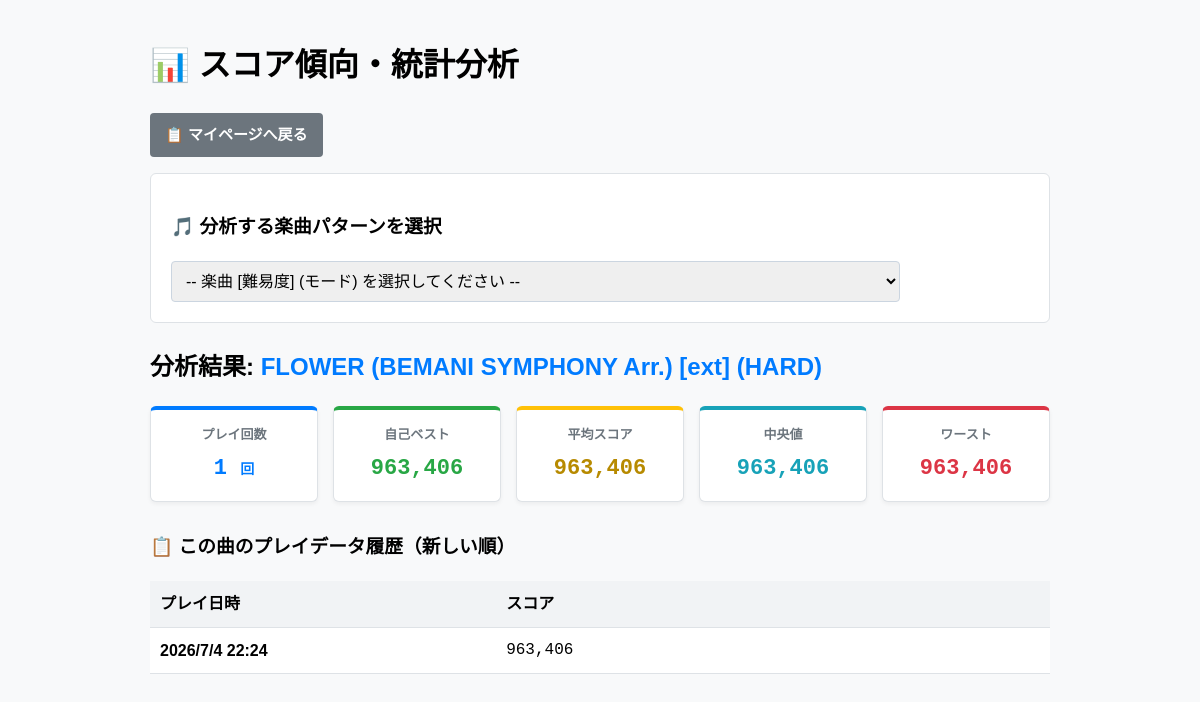
The app's page /user/misakou959/analytics?music_name=FLOWER (BEMANI SYMPHONY Arr.)&difficulty=ext&is_hard=1 with its own data.
### app/database.py (models this page shows)
class JubeatHistory(db.Model):
    id = db.Column(db.Integer, primary_key=True)
    user_id = db.Column(db.String(50), nullable=False) # 簡易的な識別用（IPなど）
    konami_id = db.Column(db.String(50), nullable=False) # コナミID
    date = db.Column(db.String(255), nullable=False) # プレー日時
    music_name = db.Column(db.String(255), nullable=False) # 曲名
    difficulty = db.Column(db.String(50)) # 難易度
    score = db.Column(db.Integer) # スコア
    is_hardmode = db.Column(db.Integer) # ハードモード有無
    rival1_name = db.Column(db.String(50)) # 他プレイヤー1の名前
    rival1_score = db.Column(db.Integer) # 他プレイヤー1のスコア
    rival2_name = db.Column(db.String(50)) # 他プレイヤー2の名前
    rival2_score = db.Column(db.Integer) # 他プレイヤー2のスコア
    rival3_name = db.Column(db.String(50)) # 他プレイヤー3の名前
    rival3_score = db.Column(db.Integer) # 他プレイヤー3のスコア

### app/routes/userpage.py (the view)
@userpage_bp.route('/user/<konami_id>/analytics')
def user_analytics_page(konami_id):
    target_music = request.args.get('music_name', '').strip()
    target_diff = request.args.get('difficulty', '').strip()
    target_hard = request.args.get('is_hard', '').strip() # "true" または "false"
    user_records = JubeatHistory.query.filter_by(konami_id=konami_id).all()
    dropdown_items = []
    seen = set()
    for r in user_records:
        mode_str = "(HARD)" if r.is_hardmode else ""
        item_key = (r.music_name, r.difficulty, r.is_hardmode)
        if item_key not in seen:
            seen.add(item_key)
            dropdown_items.append({
                "music_name": r.music_name,
                "difficulty": r.difficulty,
                "is_hard": r.is_hardmode,
                "mode_text": mode_str,
                "display_text": f"{r.music_name} [{r.difficulty}] {mode_str}"
            })
    dropdown_items = sorted(dropdown_items, key=lambda x: x["music_name"])
    target_records = []
    stats = None
    if target_music and target_diff:
        target_records = JubeatHistory.query.filter_by(
            konami_id=konami_id,
            music_name=target_music,
            difficulty=target_diff,
            is_hardmode=target_hard
        ).order_by(JubeatHistory.id.desc()).all()
        scores = [r.score for r in target_records if isinstance(r.score, int)]
        if scores:
            stats = {
                "play_count": len(scores),
                "max_score": max(scores),
                "min_score": min(scores),
                "average_score": round(statistics.mean(scores), 1),
                "median_score": statistics.median(scores),
            }
    target_records.sort(key=get_record_datetime, reverse=True)
    return render_template(
        'user_analytics.html',
        current_user=konami_id,
        dropdown_items=dropdown_items,
        target_music=target_music,
        target_diff=target_diff,
        target_hard=target_hard,
        target_records=target_records,
        stats=stats
    )

### app/routes/userpage.py (called while the page is built)
def get_record_datetime(record):
    try:
        return datetime.strptime(record.date.strip(), '%Y/%m/%d %H:%M')
    except ValueError:
        return datetime.min

### app/templates/user_analytics.html (shortened to what this page needs)
<!DOCTYPE html>
<html lang="ja">
<head>
</head>
<body>
    <div class="container">
        <h1>📊 スコア傾向・統計分析</h1>
        <p>
            <a href="/user/{{ current_user }}" class="btn" style="background-color: #6c757d;">📋 マイページへ戻る</a>
        </p>
        <div class="form-box">
            <h3>🎵 分析する楽曲パターンを選択</h3>
            <form id="analyticsForm" action="/user/{{ current_user }}/analytics" method="get">
                <select id="music_selector" style="padding: 10px; width: 85%; font-size: 16px; border-radius: 4px; border: 1px solid #cbd5e0;" onchange="submitWithParams()">
                    <option value="">-- 楽曲 [難易度] (モード) を選択してください --</option>
                </select>
            </form>
        </div>
        {% if target_music and stats %}
            <h2>分析結果: <span style="color: #007BFF;">{{ target_music }} [{{ target_diff }}] {% if target_hard == "1" %}(HARD){% endif %}</span></h2>
            <div class="card-container">
                <div class="card" style="border-top: 4px solid #007BFF;">
                    <div class="card-title">プレイ回数</div>
                    <div class="card-value" style="color: #007BFF;">{{ stats.play_count }} <span style="font-size:14px;">回</span></div>
                </div>
                <div class="card" style="border-top: 4px solid #28a745;">
                    <div class="card-title">自己ベスト</div>
                    <div class="card-value" style="color: #28a745;">{{ "{:,}".format(stats.max_score) }}</div>
                </div>
                <div class="card" style="border-top: 4px solid #ffc107;">
                    <div class="card-title">平均スコア</div>
                    <div class="card-value" style="color: #b78a00;">{{ "{:,}".format(stats.average_score) }}</div>
                </div>
                <div class="card" style="border-top: 4px solid #17a2b8;">
                    <div class="card-title">中央値</div>
                    <div class="card-value" style="color: #17a2b8;">{{ "{:,}".format(stats.median_score) }}</div>
                </div>
                <div class="card" style="border-top: 4px solid #dc3545;">
                    <div class="card-title">ワースト</div>
                    <div class="card-value" style="color: #dc3545;">{{ "{:,}".format(stats.min_score) }}</div>
                </div>
            </div>
            <h3>📋 この曲のプレイデータ履歴（新しい順）</h3>
            <table>
                <thead>
                    <tr>
                        <th style="width: 25%;">プレイ日時</th>
                        <th style="width: 40%;">スコア</th>
                    </tr>
                </thead>
                <tbody>
                    {% for r in target_records %}
                    <tr>
                        <td><strong>{{ r.date }}</strong></td>
                        <td style="font-family: monospace; font-size: 16px;">{{ "{:,}".format(r.score) }}</td>
                    </tr>
                    {% endfor %}
                </tbody>
            </table>
        {% elif target_music %}
            <p style="color: #dc3545; font-weight: bold;">選択した楽曲の有効なスコアデータ（数値）が登録されていません。</p>
        {% endif %}
    </div>
</body>
</html>

### app/templates/user_analytics.html (style rules this page uses)
body { font-family: sans-serif; margin: 40px; background-color: #f8f9fa; line-height: 1.6; }
.container { max-width: 900px; margin: 0 auto; }
.btn { padding: 10px 15px; font-size: 15px; cursor: pointer; background-color: #007BFF; color: white; border: none; border-radius: 4px; font-weight: bold; text-decoration: none; display: inline-block; }
.card-container { display: grid; grid-template-columns: repeat(auto-fit, minmax(150px, 1fr)); gap: 15px; margin-top: 20px; margin-bottom: 30px; }
.card { background: white; border: 1px solid #dee2e6; border-radius: 6px; padding: 15px; text-align: center; box-shadow: 0 2px 4px rgba(0,0,0,0.05); }
.card-title { font-size: 13px; color: #6c757d; font-weight: bold; margin-bottom: 5px; }
.card-value { font-size: 22px; color: #2d3748; font-weight: bold; font-family: monospace; }
.form-box { background: white; border: 1px solid #dee2e6; border-radius: 6px; padding: 20px; margin-bottom: 25px; }
table { border-collapse: collapse; width: 100%; margin-top: 15px; background: white; }
th, td { padding: 10px; text-align: left; border-bottom: 1px solid #dee2e6; }
th { background-color: #f1f3f5; }

### records on screen
JubeatHistory: max_score "963,406", median_score "963,406", min_score "963,406", date "2026/7/4 22:24", score "963,406"

### other values on screen
{{ target_music }} "FLOWER (BEMANI SYMPHONY Arr.)"
{{ target_diff }} "ext"
{{ stats.play_count }} "1"
{{ "{:,}".format(stats.average_score) }} "963,406"
